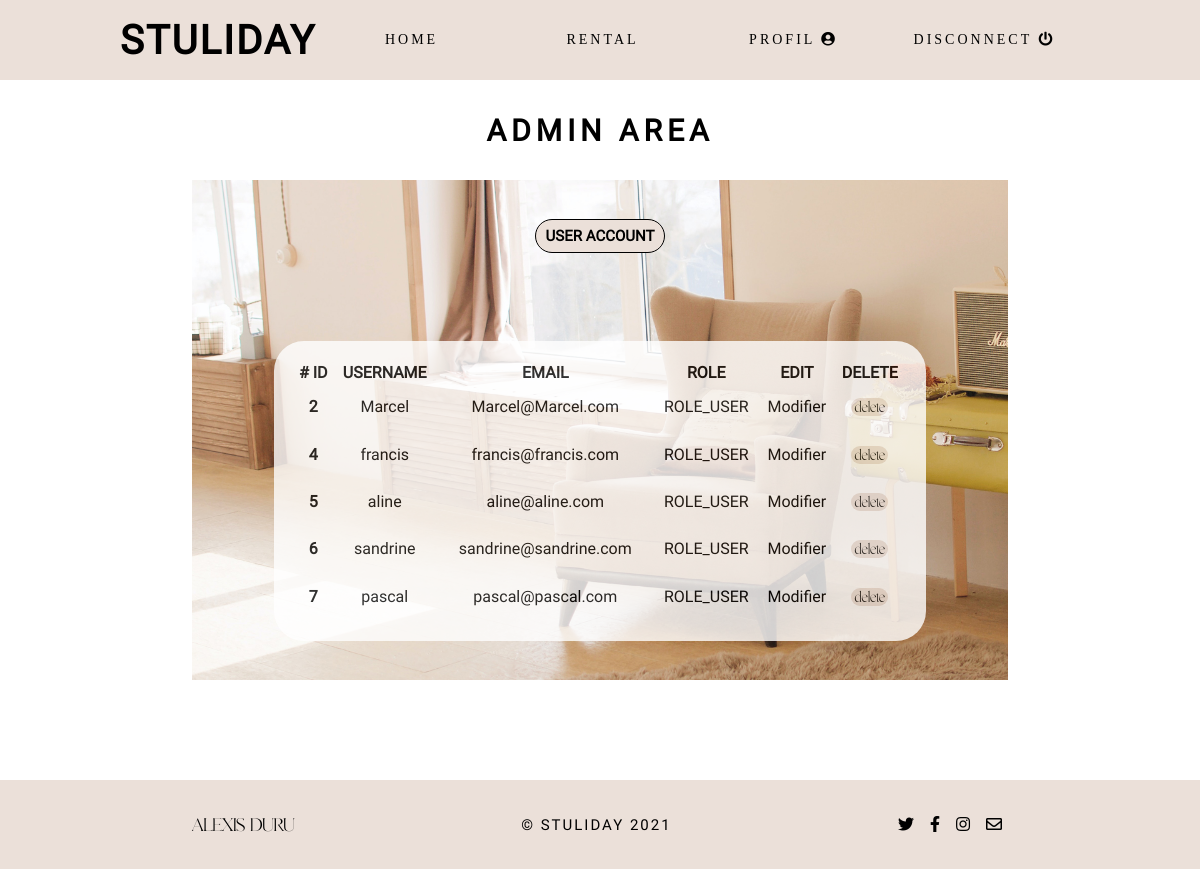
/admin.php (signed in), run on the app's committed database.
### tables this page shows
CREATE TABLE `users` (
  `id` int(11) NOT NULL,
  `username` varchar(255) NOT NULL,
  `email` varchar(255) NOT NULL,
  `password` varchar(1000) NOT NULL,
  `role` varchar(255) NOT NULL DEFAULT 'ROLE_USER'
);

### admin.php (the view, shortened to what this page needs)
<?php require 'inc/header.php'; ?>
<?php
if (!empty($_SESSION)) {
    $admin_id = $_SESSION['id'];
    $sqlAdmin = "SELECT * FROM users WHERE id = '{$admin_id}' AND role = 'ROLE_ADMIN'";
    $resultAdmin = $connect->query($sqlAdmin);
    if ($admin = $resultAdmin->fetch(PDO::FETCH_ASSOC)) {
        $sqlUsers = "SELECT * FROM users WHERE id != '{$admin_id}'";
        $users = $connect->query($sqlUsers)->fetchAll(PDO::FETCH_ASSOC);
?>
<section id="header-banner">
        <div id="header-banner-container">
            <div>
                <h2>ADMIN AREA</h2>
            </div>
        </div>
    </section>
<section class="admin-section">
        <div id="admin-container">
        <h3>USER ACCOUNT</H3>
            <table class="table-admin">
                <thead>
                    <tr>
                        <th scope="col"># id</th>
                        <th scope="col">Username</th>
                        <th scope="col">Email</th>
                        <th scope="col">Role</th>
                        <th scope="col">Edit</th>
                        <th scope="col">Delete</th>
                    </tr>
                </thead>
                <tbody>
                    <?php
                    foreach ($users as $user) {
                    ?>
                        <tr>
                            <th><?php echo $user['id'] ?></th>
                            <td><?php echo $user['username'] ?></td>
                            <td><?php echo $user['email'] ?></td>
                            <td><?php echo $user['role'] ?></td>
                            <td>Modifier</td>
                            <td>
                                <form action="delete.php" method="post">
                                    <input class="input-delete" type="submit" value="delete" name="delete">
                                </form>
                            </td>
                        </tr>
                    <?php
                    }
                    ?>
                </tbody>
            </table>
        </div>
</section>
<?php
    } else {
        echo "Cette page n'existe pas";
        echo "<a class='btn btn-light' href='index.php'>Retourner à la page d'accueil</a>";
    }
} else {
    echo "Cette page n'existe pas";
    echo "<a class='btn btn-light' href='index.php'>Retourner à la page d'accueil</a>";
}
?>
<?php require 'inc/footer.php'; ?>

### inc/header.php (shortened to what this page needs)
<!DOCTYPE html>
<html lang="en">
<head>
    <link href="Assets/css/style.css" rel="stylesheet">
    <link href="https://cdnjs.cloudflare.com/ajax/libs/font-awesome/5.15.3/css/all.min.css" rel="stylesheet">
    <link rel="stylesheet" href="https://cdnjs.cloudflare.com/ajax/libs/animate.css/4.1.1/animate.min.css"/>
</head>
<body>
    <header>
        <nav>
            <h1>
                <a href='index.php'>STULIDAY</a>
            </h1>
            <ul>
                <li>
                    <a href="index.php">HOME</a>
                </li>
                <li>
                    <a href="rental.php">RENTAL</a>
                </li>
                <?php if(!empty($_SESSION['username'])) { ?>
                <li>
                    <a href="profil.php">PROFIL <i class="fas fa-user-circle"></i>
                </li></a>
                <li>
                    <a href="?logout">DISCONNECT <i class="fas fa-power-off"></i></a>
                </li>
                <?php }else{ ?>
                <li>
                        <a href="login.php">SIGN IN / SIGN UP <i class="fas fa-user-circle"></i>
                </li></a>
                <?php } ?>
            </ul>
        </nav>
    </header>

### inc/footer.php (shortened to what this page needs)
<footer>
        <div id="container-footer">
            <p>ALEXIS DURU</p>
            <h2>© STULIDAY 2021</h2>
            <div>
                <a href="http://twitter.com" target="_blank"><i class="fab fa-twitter"></i></a>
                <a href="http://facebook.com" target="_blank"><i class="fab fa-facebook-f"></i></a>
                <a href="http://instagram.com" target="_blank"><i class="fab fa-instagram"></i></a>
                <a href="http://gmail.com" target="_blank"><i class="far fa-envelope"></i></a>
            </div>
        </div>
    </footer>
</body>
</html>

### assets/css/style.css (style rules this page uses)
* { padding: 0px; margin: 0px; text-decoration: none; list-style: none; }
H1 { font-family: "Roboto"; font-size: 40px; }
H2 { font-family: "Roboto"; font-size: 30px; letter-spacing: 5px; }
h3 { font-size: 15px; font-family: "roboto"; margin-bottom: 10px; font-weight: bold; }
p { color: black; }
a { text-decoration: none; color: black; }
header { width: auto; height: 80px; text-decoration: none; display: flex; background-color: #ebe0d9; background-image: url("https://www.transparenttextures.com/patterns/concrete-wall.png"); justify-content: center; }
header nav { width: 80%; height: 80px; display: flex; justify-content: space-between; padding: 0px 10px 0px 10px; background-color: #ebe0d9; background-image: url("https://www.transparenttextures.com/patterns/concrete-wall.png"); }
header nav h1 { display: flex; align-items: center; letter-spacing: 2px; }
header nav ul { width: 100%; height: auto; display: flex; font-family: "montserrat"; font-weight: 500; align-items: center; }
header nav ul li { width: 100%; display: flex; justify-content: space-around; font-size: 14px; }
header nav ul li a { color: black; letter-spacing: 3px; width: auto; }
#header-banner { width: 100%; height: 100px; display: flex; }
#header-banner #header-banner-container { width: 1920px; height: auto; display: flex; justify-content: center; align-items: center; flex-direction: column; }
footer { height: 89px; width: auto; display: flex; justify-content: center; background-color: #ebe0d9; background-image: url("https://www.transparenttextures.com/patterns/concrete-wall.png"); }
footer #container-footer { width: 68%; height: auto; display: flex; justify-content: space-between; align-items: center; }
footer #container-footer h2 { font-size: 15px; font-weight: 400; letter-spacing: 2px; }
footer #container-footer p { font-family: "gallient"; }
footer #container-footer div { letter-spacing: 6px; }
.admin-section { width: 100%; height: 500px; display: flex; height: auto; justify-content: center; align-items: center; flex-direction: column; }
.admin-section #admin-container { width: 68%; height: 500px; display: flex; justify-content: space-around; align-items: center; margin-bottom: 100px; background-image: url("../img/image/home/background-home.jpg"); background-size: cover; flex-direction: column; }
.admin-section #admin-container h3 { font-size: 15px; background-color: white; width: auto; height: 12px; text-align: center; padding: 10px; display: flex; justify-content: center; align-items: center; border: 1px solid black; font-family: "Roboto"; border-radius: 20px; color: black; background-color: #ebe0d9; background-image: url(https://www.transparenttextures.com/patterns/concrete-wall.png); }
.admin-section .table-admin { background-color: white; color: black; text-align: center; font-family: "Roboto"; height: 60%; padding: 20px; border-radius: 30px; opacity: 0.8; width: 80%; }
.admin-section .table-admin th { background-color: white; margin-top: 50px; font-weight: bold; text-transform: uppercase; }
.admin-section .table-admin .input-delete { border: 0px; background-color: white; font-family: "gallient"; background-color: #ebe0d9; border-radius: 10px; padding-left: 3px; padding-right: 3px; }

### data on the page
users: id "2", username "Marcel", email "Marcel@Marcel.com", role "ROLE_USER"
users: id "4", username "francis", email "francis@francis.com", role "ROLE_USER"
users: id "5", username "aline", email "aline@aline.com", role "ROLE_USER"
users: id "6", username "sandrine", email "sandrine@sandrine.com", role "ROLE_USER"
users: id "7", username "pascal", email "pascal@pascal.com", role "ROLE_USER"
